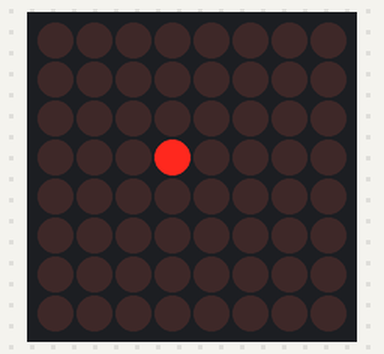
Bench run of a sketch on a simulated Arduino Uno, built with avr-gcc and run on an emulated ATmega328P. Shown: 8×8 LED matrix.

Above: at 0.05 s.
At 1.28 s:
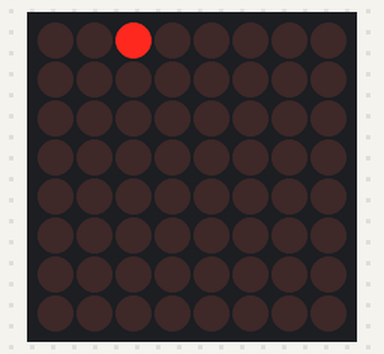
At 2.49 s:
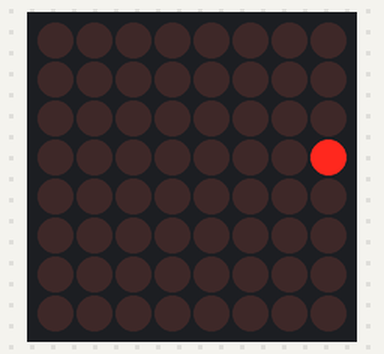
At 5.06 s:
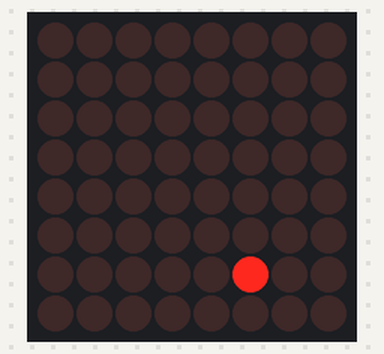
At 7.63 s:
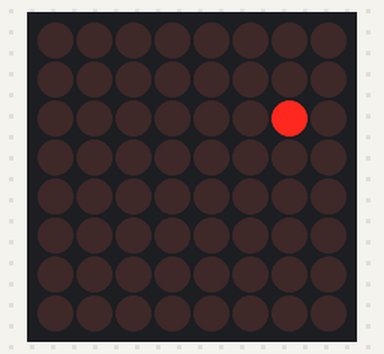
At 10.21 s:
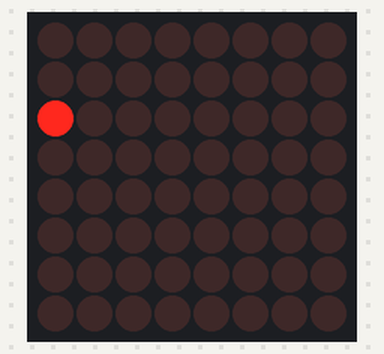

Measured:
- by itself, everything shown: repeats every 9.5 s, in 64 steps

The sketch:

SecondTask_Maze.ino
```cpp
#include <LedControl.h>

int DIN = 12;
int LOAD =  10;
int CLK = 11;

int dev_count = 1;
LedControl lc = LedControl(DIN, CLK, LOAD, dev_count);

const byte P[8] = {B00000000, B00111100, B00100100, B00111100, B00100000, B00100000, B00100000, B00000000};
const byte U[8] = {B00000000, B00100100, B00100100, B00100100, B00100100, B00100100, B00111100, B00000000};
const byte S[8] = {B00000000, B00111100, B00100000, B00100000, B00111100, B00000100, B00111100, B00000000};

const byte IMAGES[][8] = {
{
  B00000000,
  B00000000,
  B00000000,
  B00010000,
  B00000000,
  B00000000,
  B00000000,
  B00000000
},{
  B00000000,
  B00000000,
  B00000000,
  B00100000,
  B00000000,
  B00000000,
  B00000000,
  B00000000
},{
  B00000000,
  B00000000,
  B00000000,
  B01000000,
  B00000000,
  B00000000,
  B00000000,
  B00000000
},{
  B00000000,
  B00000000,
  B00000000,
  B10000000,
  B00000000,
  B00000000,
  B00000000,
  B00000000
},{
  B00000000,
  B00000000,
  B10000000,
  B00000000,
  B00000000,
  B00000000,
  B00000000,
  B00000000
},{
  B00000000,
  B10000000,
  B00000000,
  B00000000,
  B00000000,
  B00000000,
  B00000000,
  B00000000
},{
  B10000000,
  B00000000,
  B00000000,
  B00000000,
  B00000000,
  B00000000,
  B00000000,
  B00000000
},{
  B01000000,
  B00000000,
  B00000000,
  B00000000,
  B00000000,
  B00000000,
  B00000000,
  B00000000
},{
  B00100000,
  B00000000,
  B00000000,
  B00000000,
  B00000000,
  B00000000,
  B00000000,
  B00000000
},{
  B00010000,
  B00000000,
  B00000000,
  B00000000,
  B00000000,
  B00000000,
  B00000000,
  B00000000
},{
  B00001000,
  B00000000,
  B00000000,
  B00000000,
  B00000000,
  B00000000,
  B00000000,
  B00000000
},{
  B00000100,
  B00000000,
  B00000000,
  B00000000,
  B00000000,
  B00000000,
  B00000000,
  B00000000
},{
  B00000010,
  B00000000,
  B00000000,
  B00000000,
  B00000000,
  B00000000,
  B00000000,
  B00000000
},{
  B00000001,
  B00000000,
  B00000000,
  B00000000,
  B00000000,
  B00000000,
  B00000000,
  B00000000
},{
  B00000000,
  B00000001,
  B00000000,
  B00000000,
  B00000000,
  B00000000,
  B00000000,
  B00000000
},{
  B00000000,
  B00000000,
  B00000001,
  B00000000,
  B00000000,
  B00000000,
  B00000000,
  B00000000
},{
  B00000000,
  B00000000,
  B00000000,
  B00000001,
  B00000000,
  B00000000,
  B00000000,
  B00000000
},{
  B00000000,
  B00000000,
  B00000000,
  B00000000,
  B00000001,
  B00000000,
  B00000000,
  B00000000
},{
  B00000000,
  B00000000,
  B00000000,
  B00000000,
  B00000000,
  B00000001,
  B00000000,
  B00000000
},{
  B00000000,
  B00000000,
  B00000000,
  B00000000,
  B00000000,
  B00000000,
  B00000001,
  B00000000
},{
  B00000000,
  B00000000,
  B00000000,
  B00000000,
  B00000000,
  B00000000,
  B00000000,
  B00000001
},{
  B00000000,
  B00000000,
  B00000000,
  B00000000,
  B00000000,
  B00000000,
  B00000000,
  B00000010
},{
  B00000000,
  B00000000,
  B00000000,
  B00000000,
  B00000000,
  B00000000,
  B00000000,
  B00000100
},{
  B00000000,
  B00000000,
  B00000000,
  B00000000,
  B00000000,
  B00000000,
  B00000000,
  B00001000
},{
  B00000000,
  B00000000,
  B00000000,
  B00000000,
  B00000000,
  B00000000,
  B00000000,
  B00010000
},{
  B00000000,
  B00000000,
  B00000000,
  B00000000,
  B00000000,
  B00000000,
  B00000000,
  B00100000
},{
  B00000000,
  B00000000,
  B00000000,
  B00000000,
  B00000000,
  B00000000,
  B00000000,
  B01000000
},{
  B00000000,
  B00000000,
  B00000000,
  B00000000,
  B00000000,
  B00000000,
  B00000000,
  B10000000
},{
  B00000000,
  B00000000,
  B00000000,
  B00000000,
  B00000000,
  B00000000,
  B10000000,
  B00000000
},{
  B00000000,
  B00000000,
  B00000000,
  B00000000,
  B00000000,
  B00000000,
  B01000000,
  B00000000
},{
  B00000000,
  B00000000,
  B00000000,
  B00000000,
  B00000000,
  B00000000,
  B00100000,
  B00000000
},{
  B00000000,
  B00000000,
  B00000000,
  B00000000,
  B00000000,
  B00000000,
  B00010000,
  B00000000
},{
  B00000000,
  B00000000,
  B00000000,
  B00000000,
  B00000000,
  B00000000,
  B00001000,
  B00000000
},{
  B00000000,
  B00000000,
  B00000000,
  B00000000,
  B00000000,
  B00000000,
  B00000100,
  B00000000
},{
  B00000000,
  B00000000,
  B00000000,
  B00000000,
  B00000000,
  B00000000,
  B00000010,
  B00000000
},{
  B00000000,
  B00000000,
  B00000000,
  B00000000,
  B00000000,
  B00000010,
  B00000000,
  B00000000
},{
  B00000000,
  B00000000,
  B00000000,
  B00000000,
  B00000000,
  B00000100,
  B00000000,
  B00000000
},{
  B00000000,
  B00000000,
  B00000000,
  B00000000,
  B00000000,
  B00001000,
  B00000000,
  B00000000
},{
  B00000000,
  B00000000,
  B00000000,
  B00000000,
  B00000000,
  B00010000,
  B00000000,
  B00000000
},{
  B00000000,
  B00000000,
  B00000000,
  B00000000,
  B00000000,
  B00100000,
  B00000000,
  B00000000
},{
  B00000000,
  B00000000,
  B00000000,
  B00000000,
  B00000000,
  B01000000,
  B00000000,
  B00000000
},{
  B00000000,
  B00000000,
  B00000000,
  B00000000,
  B00000000,
  B10000000,
  B00000000,
  B00000000
},{
  B00000000,
  B00000000,
  B00000000,
  B00000000,
  B10000000,
  B00000000,
  B00000000,
  B00000000
},{
  B00000000,
  B00000000,
  B00000000,
  B00000000,
  B01000000,
  B00000000,
  B00000000,
  B00000000
},{
  B00000000,
  B00000000,
  B00000000,
  B00000000,
  B00100000,
  B00000000,
  B00000000,
  B00000000
},{
  B00000000,
  B00000000,
  B00000000,
  B00000000,
  B00010000,
  B00000000,
  B00000000,
  B00000000
},{
  B00000000,
  B00000000,
  B00000000,
  B00000000,
  B00001000,
  B00000000,
  B00000000,
  B00000000
},{
  B00000000,
  B00000000,
  B00000000,
  B00000000,
  B00000100,
  B00000000,
  B00000000,
  B00000000
},{
  B00000000,
  B00000000,
  B00000000,
  B00000000,
  B00000010,
  B00000000,
  B00000000,
  B00000000
},{
  B00000000,
  B00000000,
  B00000000,
  B00000010,
  B00000000,
  B00000000,
  B00000000,
  B00000000
},{
  B00000000,
  B00000000,
  B00000010,
  B00000000,
  B00000000,
  B00000000,
  B00000000,
  B00000000
},{
  B00000000,
  B00000010,
  B00000000,
  B00000000,
  B00000000,
  B00000000,
  B00000000,
  B00000000
},{
  B00000000,
  B00000100,
  B00000000,
  B00000000,
  B00000000,
  B00000000,
  B00000000,
  B00000000
},{
  B00000000,
  B00001000,
  B00000000,
  B00000000,
  B00000000,
  B00000000,
  B00000000,
  B00000000
},{
  B00000000,
  B00010000,
  B00000000,
  B00000000,
  B00000000,
  B00000000,
  B00000000,
  B00000000
},{
  B00000000,
  B00100000,
  B00000000,
  B00000000,
  B00000000,
  B00000000,
  B00000000,
  B00000000
},{
  B00000000,
  B01000000,
  B00000000,
  B00000000,
  B00000000,
  B00000000,
  B00000000,
  B00000000
},{
  B00000000,
  B00000000,
  B01000000,
  B00000000,
  B00000000,
  B00000000,
  B00000000,
  B00000000
},{
  B00000000,
  B00000000,
  B00100000,
  B00000000,
  B00000000,
  B00000000,
  B00000000,
  B00000000
},{
  B00000000,
  B00000000,
  B00010000,
  B00000000,
  B00000000,
  B00000000,
  B00000000,
  B00000000
},{
  B00000000,
  B00000000,
  B00001000,
  B00000000,
  B00000000,
  B00000000,
  B00000000,
  B00000000
},{
  B00000000,
  B00000000,
  B00000100,
  B00000000,
  B00000000,
  B00000000,
  B00000000,
  B00000000
},{
  B00000000,
  B00000000,
  B00000000,
  B00000100,
  B00000000,
  B00000000,
  B00000000,
  B00000000
}};
const byte IMAGES_LEN = sizeof(IMAGES)/8;

void setup() {
  lc.shutdown(0, false);
  lc.setIntensity(0, 15);
  lc.clearDisplay(0);
}

void loop() {
  for(byte i = 0; i < IMAGES_LEN; i++){
    printImage(IMAGES[i]);
    delay(100);
    lc.clearDisplay(i);
    delay(50);
  }
}

void printImage(byte image[]){
  for (byte i = 0; i < 8; i++) lc.setRow(0, i, image[i]);
}
```
